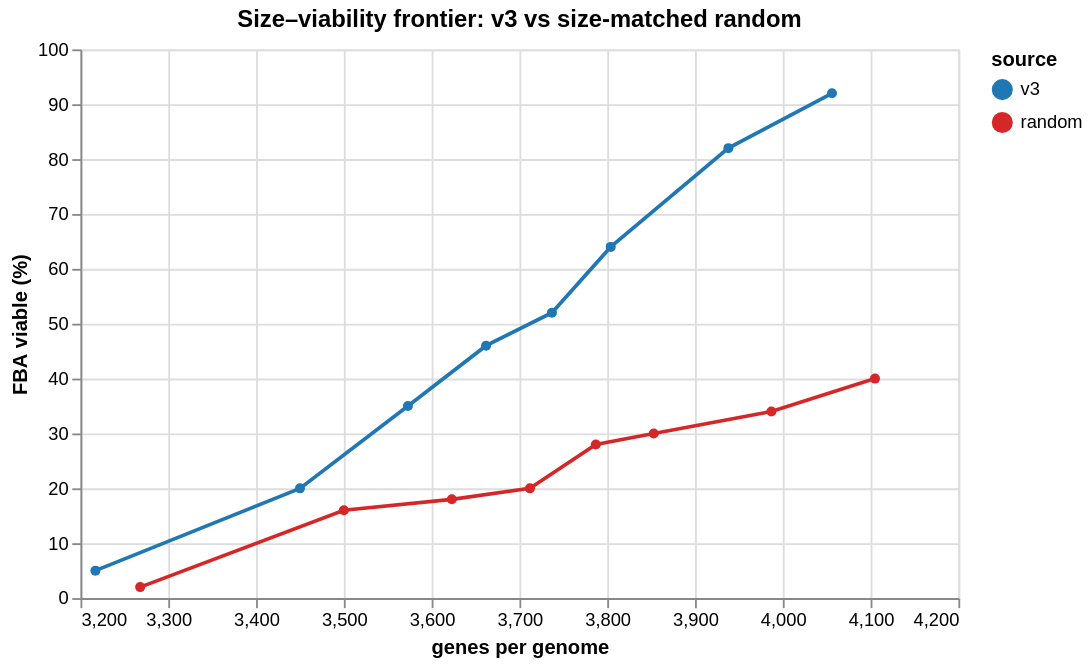

The code cell stored with this chart in its notebook:
### Code cell
alt.Chart(sweep_df.to_pandas()).mark_line(point=True).encode(
    x=alt.X("genome_size:Q", title="genes per genome", scale=alt.Scale(zero=False)),
    y=alt.Y("fba_viable_pct:Q", title="FBA viable (%)"),
    color=alt.Color(
        "source:N",
        scale=alt.Scale(domain=["v3", "random"], range=["#1f77b4", "#d62728"]),
    ),
    tooltip=["threshold", "source", "genome_size", "fba_viable_pct", "n_modules_80"],
).properties(
    width=480, height=300, title="Size–viability frontier: v3 vs size-matched random"
)

### Figure 1 — Vega-Lite specification as saved in the notebook (floating-point values rounded to 4 significant figures)
{"$schema": "https://vega.github.io/schema/vega-lite/v6.4.1.json", "config": {"view": {"continuousHeight": 300, "continuousWidth": 300}}, "data": {"name": "data-7d008f100da1527df506eda2c1c6e93f"}, "datasets": {"data-7d008f100da1527df506eda2c1c6e93f": [{"fba_viable_pct": 92.0, "genome_size": 4056, "n_modules_80": 86.0, "source": "v3", "threshold": 0.3}, {"fba_viable_pct": 40.0, "genome_size": 4105, "n_modules_80": 82.2, "source": "random", "threshold": 0.3}, {"fba_viable_pct": 82.0, "genome_size": 3938, "n_modules_80": 85.4, "source": "v3", "threshold": 0.35}, {"fba_viable_pct": 34.0, "genome_size": 3987, "n_modules_80": 81.6, "source": "random", "threshold": 0.35}, {"fba_viable_pct": 64.0, "genome_size": 3804, "n_modules_80": 84.2, "source": "v3", "threshold": 0.4}, {"fba_viable_pct": 30.0, "genome_size": 3853, "n_modules_80": 81.2, "source": "random", "threshold": 0.4}, {"fba_viable_pct": 52.0, "genome_size": 3737, "n_modules_80": 83.4, "source": "v3", "threshold": 0.42}, {"fba_viable_pct": 28.0, "genome_size": 3787, "n_modules_80": 81.1, "source": "random", "threshold": 0.42}, {"fba_viable_pct": 46.0, "genome_size": 3662, "n_modules_80": 82.7, "source": "v3", "threshold": 0.44}, {"fba_viable_pct": 20.0, "genome_size": 3712, "n_modules_80": 80.6, "source": "random", "threshold": 0.44}, {"fba_viable_pct": 35.0, "genome_size": 3573, "n_modules_80": 81.5, "source": "v3", "threshold": 0.46}, {"fba_viable_pct": 18.0, "genome_size": 3623, "n_modules_80": 80.2, "source": "random", "threshold": 0.46}, {"fba_viable_pct": 20.0, "genome_size": 3450, "n_modules_80": 79.5, "source": "v3", "threshold": 0.48}, {"fba_viable_pct": 16.0, "genome_size": 3500, "n_modules_80": 79.7, "source": "random", "threshold": 0.48}, {"fba_viable_pct": 5.0, "genome_size": 3217, "n_modules_80": 74.1, "source": "v3", "threshold": 0.5}, {"fba_viable_pct": 2.0, "genome_size": 3268, "n_modules_80": 78.5, "source": "random", "threshold": 0.5}]}, "encoding": {"color": {"field": "source", "scale": {"domain": ["v3", "random"], "range": ["#1f77b4", "#d62728"]}, "type": "nominal"}, "tooltip": [{"field": "threshold", "type": "quantitative"}, {"field": "source", "type": "nominal"}, {"field": "genome_size", "type": "quantitative"}, {"field": "fba_viable_pct", "type": "quantitative"}, {"field": "n_modules_80", "type": "quantitative"}], "x": {"field": "genome_size", "scale": {"zero": false}, "title": "genes per genome", "type": "quantitative"}, "y": {"field": "fba_viable_pct", "title": "FBA viable (%)", "type": "quantitative"}}, "height": 300, "mark": {"point": true, "type": "line"}, "title": "Size–viability frontier: v3 vs size-matched random", "usermeta": {"embedOptions": {}}, "width": 480}
